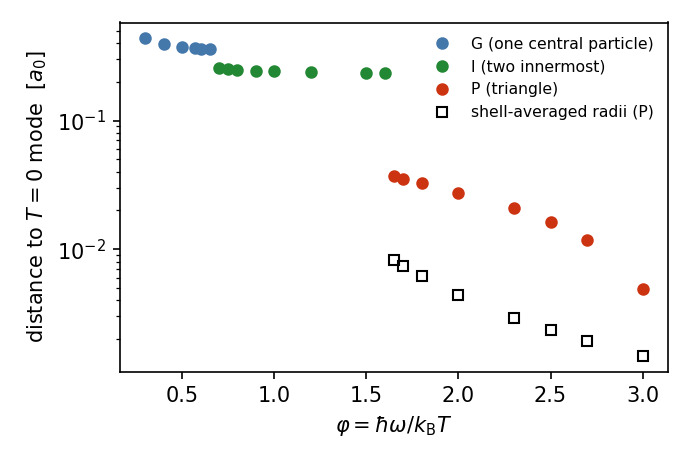

Generate this figure with Python:
"""Distance between the V_total mode at inverse temperature phi and the zero-temperature mode
(maximum of |Psi_0|^2) for N=55, comparing full configurations after optimal rotation,
reflection and particle assignment (Supplementary Note 3 of the revised manuscript).

Inputs (from verification/low_temperature/data):
  configurations.json  -- reconstructed/refined V_total minima at 22 temperatures
  review_reference.json -- zero-temperature mode candidate (flat_limit['55']['positions'])
Outputs (this directory): mode_vs_phi.json, mode_vs_phi.png
"""
import json
from pathlib import Path
import numpy as np
from scipy.optimize import linear_sum_assignment
import matplotlib
matplotlib.use("Agg")
import matplotlib.pyplot as plt

HERE = Path(__file__).resolve().parent
DATA = HERE.parent / "low_temperature" / "data"
cfg = json.load(open(DATA / "configurations.json"))
ground = np.array(json.load(open(DATA / "review_reference.json"))["flat_limit"]["55"]["positions"])
SHELLS = [(0, 3), (3, 12), (12, 21), (21, 38), (38, 55)]


def shell_means(X):
    r = np.sort(np.linalg.norm(X, axis=1))
    return np.array([r[a:b].mean() for a, b in SHELLS])


def assign_cost(Z, Y):
    C = ((Z[:, None, :] - Y[None, :, :]) ** 2).sum(-1)
    r, c = linear_sum_assignment(C)
    return C[r, c].sum(), c


def align(X, Y, nth=1440):
    """min over rotations about the trap centre, reflection and permutation of
    sum_a |R x_a - y_{pi(a)}|^2 ; returns (rmsd, max displacement)."""
    best = (np.inf, None)
    for refl in (1, -1):
        Xr = X.copy(); Xr[:, 1] *= refl
        for th in np.linspace(0, 2 * np.pi, nth, endpoint=False):
            c, s = np.cos(th), np.sin(th)
            cost, cidx = assign_cost(Xr @ np.array([[c, -s], [s, c]]).T, Y)
            if cost < best[0]:
                best = (cost, (refl, cidx))
    refl, cidx = best[1]
    Xr = X.copy(); Xr[:, 1] *= refl
    for _ in range(100):                      # Kabsch refinement at fixed assignment
        U, S, Vt = np.linalg.svd(Xr.T @ Y[cidx])
        d = np.sign(np.linalg.det(Vt.T @ U.T))
        R = Vt.T @ np.diag([1.0, d]) @ U.T
        Z = Xr @ R.T
        cost, c2 = assign_cost(Z, Y)
        if np.array_equal(c2, cidx):
            break
        cidx = c2
    disp = np.linalg.norm(Z - Y[cidx], axis=1)
    return float(np.sqrt(cost / len(X))), float(disp.max())


rows = []
for key, v in cfg.items():
    if not key.startswith("phi_") or key.endswith("refined"):
        continue
    use = f"{key}_refined" if f"{key}_refined" in cfg else key
    X = np.array(cfg[use]["positions"])
    rmsd, dmax = align(X, ground)
    sm = shell_means(X) - shell_means(ground)
    r = np.sort(np.linalg.norm(X, axis=1))
    regime = "G" if r[0] < 0.1 else ("I" if r[2] > 0.6 else "P")
    rows.append(dict(phi=float(v["beta"]), source=use, regime=regime, rmsd_full=rmsd, max_disp=dmax,
                     rmsd_shell=float(np.sqrt((sm ** 2).mean())), r_min=float(r[0]), r3=float(r[2])))
    print(f"phi={rows[-1]['phi']:<6} {regime} rmsd_full={rmsd:.5f} max={dmax:.5f} rmsd_shell={rows[-1]['rmsd_shell']:.5f}", flush=True)
rows.sort(key=lambda d: d["phi"])
json.dump(dict(ground_shell_means=shell_means(ground).tolist(), rows=rows), open(HERE / "mode_vs_phi.json", "w"), indent=1)

fig, ax = plt.subplots(figsize=(4.6, 3.1))
col = dict(G="#4477AA", I="#228833", P="#CC3311")
for reg, lab in [("G", "G (one central particle)"), ("I", "I (two innermost)"), ("P", "P (triangle)")]:
    pts = [d for d in rows if d["regime"] == reg]
    ax.semilogy([d["phi"] for d in pts], [d["rmsd_full"] for d in pts], "o", color=col[reg], ms=5, label=lab)
pts = [d for d in rows if d["regime"] == "P"]
ax.semilogy([d["phi"] for d in pts], [d["rmsd_shell"] for d in pts], "s", mfc="none", color="k", ms=5, label="shell-averaged radii (P)")
ax.set_xlabel(r"$\varphi=\hbar\omega/k_{\rm B}T$"); ax.set_ylabel(r"distance to $T=0$ mode  [$a_0$]")
ax.legend(fontsize=7.5, frameon=False); fig.tight_layout()
fig.savefig(HERE / "mode_vs_phi.png", dpi=150); fig.savefig(HERE / "mode_vs_phi.pdf")
print("done")
